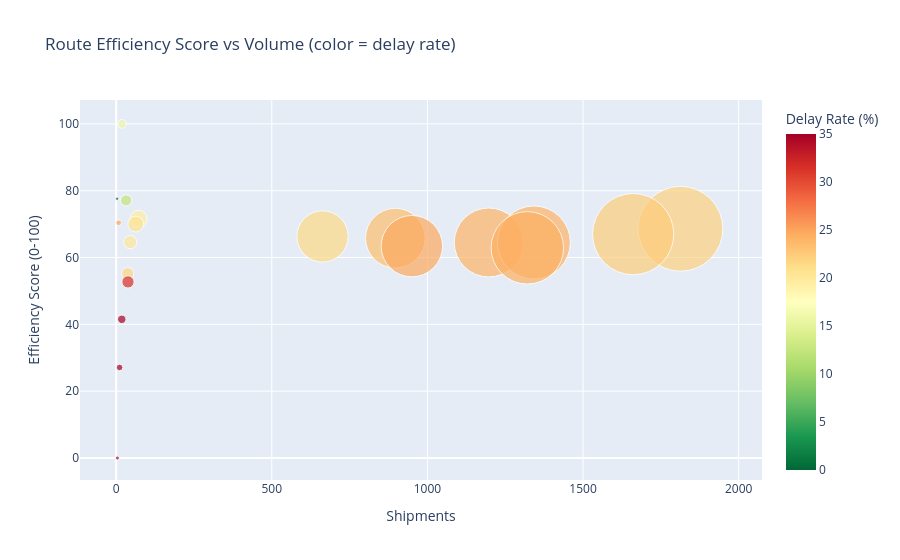

This figure's notebook cell:
### Markdown cell above
The leaderboard confirms that the most efficient routes are not necessarily the highest-volume ones. **The Other Factory → Gulf** leads with the shortest average lead time at ~3.6 days, followed by **Sugar Shack → Pacific** and **The Other Factory → Pacific** — all low-volume routes. However, as established in the route efficiency table, their statistical validity is limited by shipment counts of fewer than 35 orders each. Their position at the top of the leaderboard reflects ship mode composition advantages rather than genuine operational superiority.

The top 10 are tightly clustered between 3.6 and 5.2 days, suggesting the efficiency gap between the best and most routes is relatively narrow. **Secret Factory → Atlantic** and **Secret Factory → Pacific** are the most meaningful inclusions — mid-volume routes (72 and 63 shipments respectively) that perform above the portfolio average on lead time without the statistical fragility of the low-volume leaders.

On the bottom 10, **Sugar Shack → Gulf** stands out clearly as the single most critical route in the network — an average lead time of ~8.25 days with a 50% delay rate, the only route exceeding the 7-day threshold by a meaningful margin. **The Other Factory → Interior** follows at ~7.0 days (36.4% delay rate), also crossing the threshold. These two routes represent the immediate operational priorities.

The next tier of concern — **Sugar Shack → Atlantic (6.33d, 38.9% delay)** and **The Other Factory → Atlantic (5.82d, 31.6% delay)** — while not breaching the 7-day threshold, record delay rates materially above the network average and warrant monitoring.

Wicked Choccy's appears three times within the bottom ten — across Atlantic, Pacific, and Interior lanes — but this should not be interpreted as systemic underperformance. All three routes record average lead times of 5.27–5.32 days with delay rates of 24–25%, which places them within the mid-tier band rather than at a level requiring immediate intervention. Their consistent clustering reflects a uniform performance profile, not a factory-level constraint.

**The key pattern:** the worst-performing routes are concentrated around Sugar Shack and The Other Factory — specifically on Gulf and Interior lanes. Critically, this is driven by **ship mode composition** (disproportionate Standard Class reliance on these routes) rather than geographic distance, as regional-level analysis shows delay rates are broadly uniform across Atlantic, Gulf, Interior, and Pacific regions. Targeted ship mode rebalancing on these specific lanes represents the most direct path to lead time reduction.

### Code cell
# 9.3 — Efficiency Score vs Volume (Scatter Plot)
fig = px.scatter(
    route_stats,
    x="Shipments", y="Efficiency_Score",
    size="Shipments", color="Delay_Rate",
    hover_name="RouteRegion",
    hover_data={
        "Shipments": True,
        "Efficiency_Score": ":.1f",
        "Delay_Rate": ":.1f",
    },
    color_continuous_scale="RdYlGn_r",
    range_color=[0, 35],
    size_max=60,
    title="Route Efficiency Score vs Volume (color = delay rate)",
    labels={
        "Efficiency_Score": "Efficiency Score (0-100)",
        "Delay_Rate": "Delay Rate (%)",
    },
)
fig.show()

### Figure 1 — Plotly figure (JSON) as saved in the notebook; plotly's stock layout.template omitted (floating-point values rounded to 4 significant figures)
{"data": [{"customdata": [[15.8], [0.0], [12.5], [19.4], [25.0], [20.6], [22.0], [22.3], [21.4], [23.4], [20.0], [24.1], [24.1], [24.7], [24.4], [21.6], [31.6], [38.9], [36.4], [50.0]], "hovertemplate": "<b>%{hovertext}</b><br><br>Shipments=%{marker.size}<br>Efficiency Score (0-100)=%{y:.1f}<br>Delay Rate (%)=%{marker.color:.1f}<extra></extra>", "hovertext": ["The Other Factory → Gulf", "Sugar Shack → Pacific", "The Other Factory → Pacific", "Secret Factory → Atlantic", "Sugar Shack → Interior", "Secret Factory → Pacific", "Lot's O' Nuts → Pacific", "Lot's O' Nuts → Atlantic", "Wicked Choccy's → Gulf", "Lot's O' Nuts → Gulf", "Secret Factory → Interior", "Wicked Choccy's → Atlantic", "Wicked Choccy's → Pacific", "Wicked Choccy's → Interior", "Lot's O' Nuts → Interior", "Secret Factory → Gulf", "The Other Factory → Atlantic", "Sugar Shack → Atlantic", "The Other Factory → Interior", "Sugar Shack → Gulf"], "legendgroup": "", "marker": {"color": [15.8, 0.0, 12.5, 19.4, 25.0, 20.6, 22.0, 22.3, 21.4, 23.4, 20.0, 24.1, 24.1, 24.7, 24.4, 21.6, 31.6, 38.9, 36.4, 50.0], "coloraxis": "coloraxis", "size": [19, 3, 32, 72, 8, 63, 1813, 1661, 663, 897, 45, 1197, 1342, 950, 1321, 37, 38, 18, 11, 4], "sizemode": "area", "sizeref": 0.5036, "symbol": "circle"}, "mode": "markers", "name": "", "orientation": "v", "showlegend": false, "type": "scatter", "x": [19, 3, 32, 72, 8, 63, 1813, 1661, 663, 897, 45, 1197, 1342, 950, 1321, 37, 38, 18, 11, 4], "xaxis": "x", "y": [100.0, 77.6, 77.1, 71.6, 70.4, 70.0, 68.6, 67.0, 66.3, 65.8, 64.6, 64.5, 64.5, 63.4, 62.9, 55.2, 52.7, 41.5, 27.1, 0.0], "yaxis": "y"}], "layout": {"coloraxis": {"cmax": 35, "cmin": 0, "colorbar": {"title": {"text": "Delay Rate (%)"}}, "colorscale": [[0, "rgb(0,104,55)"], [0.1, "rgb(26,152,80)"], [0.2, "rgb(102,189,99)"], [0.3, "rgb(166,217,106)"], [0.4, "rgb(217,239,139)"], [0.5, "rgb(255,255,191)"], [0.6, "rgb(254,224,139)"], [0.7, "rgb(253,174,97)"], [0.8, "rgb(244,109,67)"], [0.9, "rgb(215,48,39)"], [1, "rgb(165,0,38)"]]}, "legend": {"itemsizing": "constant", "tracegroupgap": 0}, "title": {"text": "Route Efficiency Score vs Volume (color = delay rate)"}, "xaxis": {"anchor": "y", "domain": [0, 1], "title": {"text": "Shipments"}}, "yaxis": {"anchor": "x", "domain": [0, 1], "title": {"text": "Efficiency Score (0-100)"}}}}
